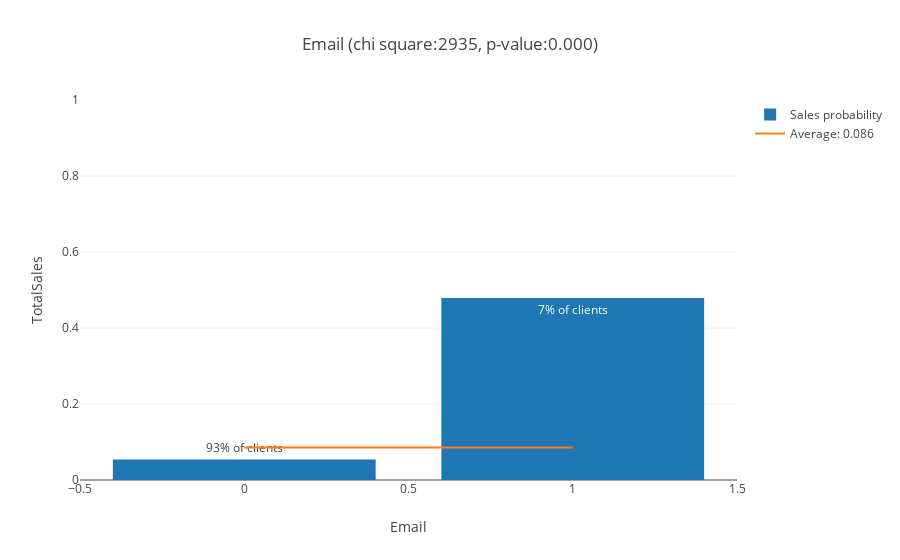

Notebook code for this chart:
### Markdown cell above
### Email ###

It indicates whether the client's email is available: 1 (yes), 0 (otherwise)

### Code cell
chi, pval, fig = analyze_feature('Email', db1)
scores['Email'] = (chi, pval)
iplot(fig)

### Figure 1 — Plotly figure (JSON) as saved in the notebook; plotly's stock layout.template omitted (floating-point values rounded to 4 significant figures)
{"data": [{"error_y": {"array": [0.2263, 0.4997], "type": "data", "visible": false}, "name": "Sales probability", "text": ["93% of clients", "7% of clients"], "type": "bar", "x": [0, 1], "y": [0.05413, 0.4788]}, {"mode": "lines", "name": "Average: 0.086", "type": "scatter", "x": [0, 1], "y": [0.08575, 0.08575]}], "layout": {"barmode": "group", "title": "Email (chi square:2935, p-value:0.000)", "xaxis": {"title": "Email"}, "yaxis": {"range": [0, 1], "title": "TotalSales"}}}
